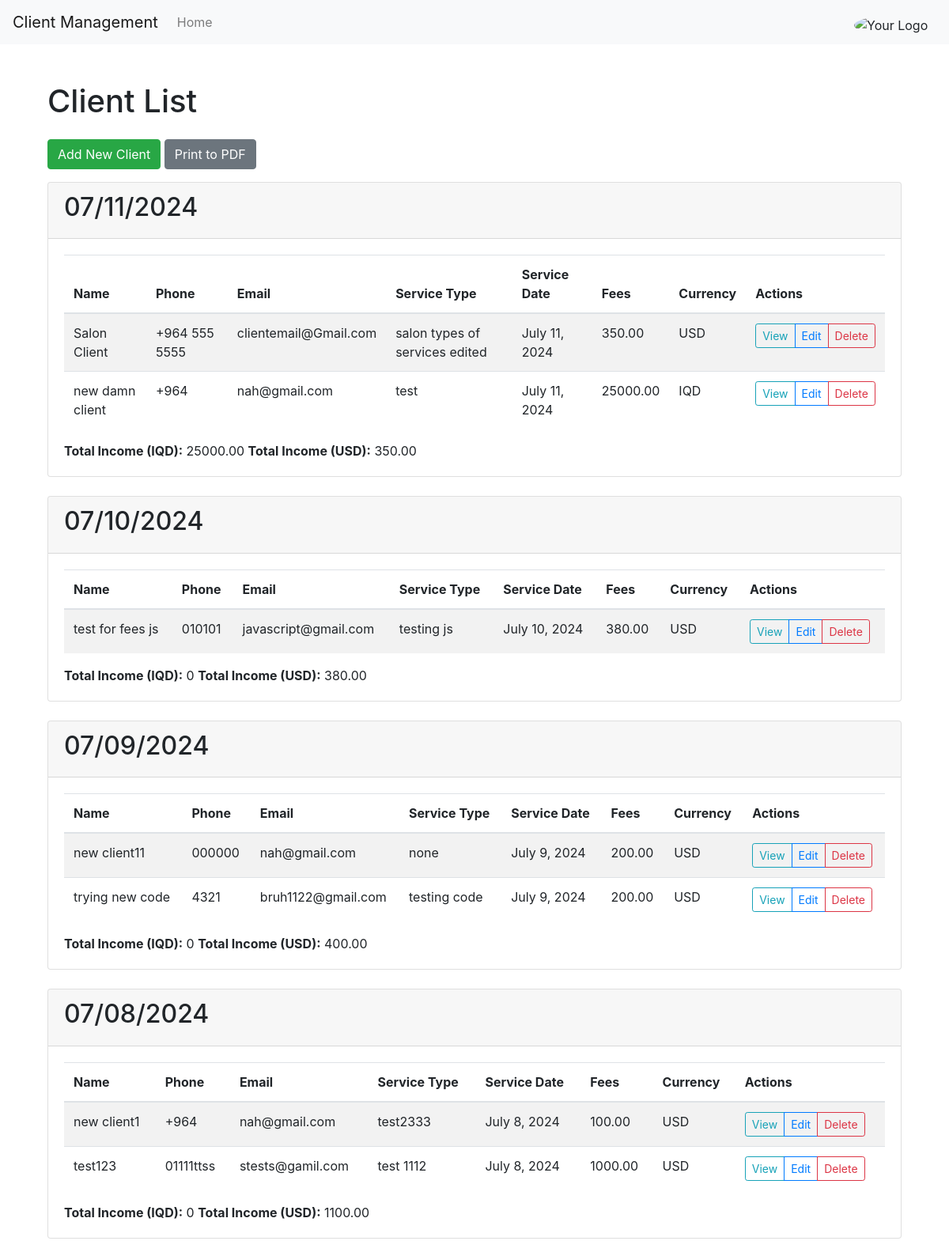
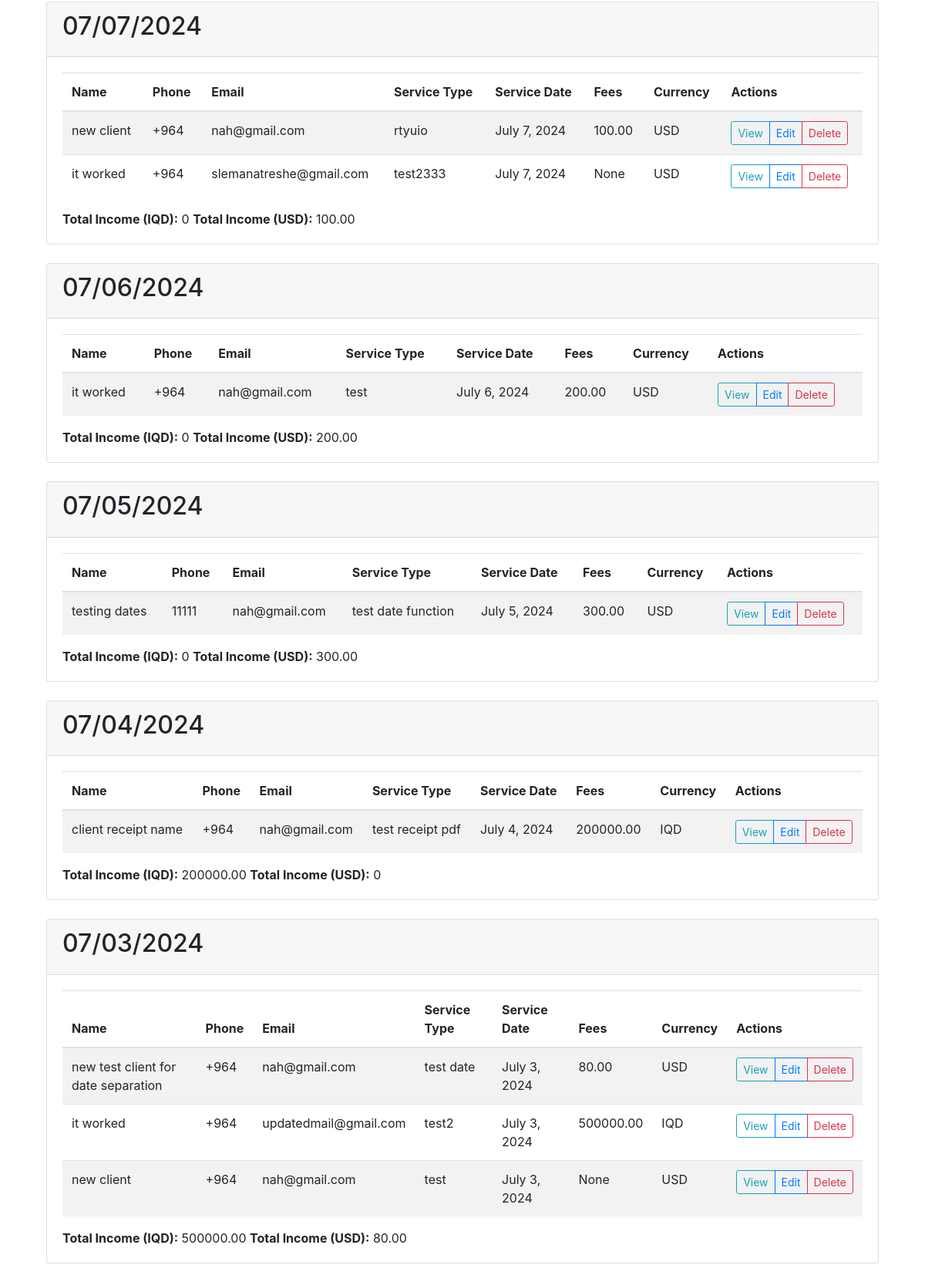
/clients/, run on the app's committed database (2 pictures, top to bottom).
### clients/models.py (models this page shows, shortened)
class Client(models.Model):
    name = models.CharField(max_length=100)
    phone = models.CharField(max_length=15)
    email = models.EmailField()
    service_type = models.CharField(max_length=100)
    service_date = models.DateField()
    additional_info = models.TextField(blank=True, null=True)
    fees = models.DecimalField(max_digits=10, decimal_places=2, blank=True, null=True)
    paid_fees = models.DecimalField(max_digits=10, decimal_places=2, blank=True, null=True)
    remaining_fees = models.DecimalField(max_digits=10, decimal_places=2, blank=True, null=True)
    currency = models.CharField(max_length=3, choices=[('USD', 'USD'), ('IQD', 'IQD')], default='USD')
    created_at = models.DateTimeField(auto_now_add=True)
    initial_name = models.CharField(max_length=100, blank=True, null=True)
    initial_phone = models.CharField(max_length=15, blank=True, null=True)
    initial_email = models.EmailField(blank=True, null=True)
    initial_service_type = models.CharField(max_length=100, blank=True, null=True)
    initial_service_date = models.DateField(blank=True, null=True)
    initial_additional_info = models.TextField(blank=True, null=True)
    initial_fees = models.DecimalField(max_digits=10, decimal_places=2, blank=True, null=True)

### clients/views.py (the view)
# urls.py: path('', client_list, name='client_list'),
def client_list(request):
    clients = Client.objects.all().order_by('-service_date')
    grouped_clients = defaultdict(list)
    total_income_per_day_iqd = defaultdict(Decimal)
    total_income_per_day_usd = defaultdict(Decimal)
    for client in clients:
        service_date_str = client.service_date.strftime('%m/%d/%Y')
        grouped_clients[service_date_str].append(client)
        if client.currency == 'IQD':
            total_income_per_day_iqd[service_date_str] += client.paid_fees if client.paid_fees else Decimal(0)
        elif client.currency == 'USD':
            total_income_per_day_usd[service_date_str] += client.paid_fees if client.paid_fees else Decimal(0)
    grouped_clients = dict(sorted(grouped_clients.items(), key=lambda x: datetime.strptime(x[0], '%m/%d/%Y'), reverse=True))
    context = {
        'grouped_clients': grouped_clients,
        'total_income_per_day_iqd': total_income_per_day_iqd,
        'total_income_per_day_usd': total_income_per_day_usd,
    }
    return render(request, 'clients/client_list.html', context)

### clients/templatetags/custom_filters.py (called while the page is built)
@register.filter(name='get_item')
def get_item(dictionary, key):
    return dictionary.get(key, 0)

### clients/templates/clients/client_list.html (shortened to what this page needs)
{% extends "clients/base.html" %}
{% load custom_filters %}
{% load static %}
{% block content %}
<img src="https://scontent.febl2-1.fna.fbcdn.net/v/t39.30808-6/243328536_228746125938252_1789530746837291869_n.jpg?_nc_cat=110&ccb=1-7&_nc_sid=6ee11a&_nc_ohc=Lra832WxYZwQ7kNvgGeaDTp&_nc_ht=scontent.febl2-1.fna&oh=00_AYDbWjn_XoB94vet-KlGP2frz9fklYNp0lHR_Cathqvv9w&oe=668AF366" alt="Your Logo" style="position: absolute; top: 20px; right: 20px; width: 100px; height: auto; border-radius: 50%;">
<div class="container mt-5">
    <h1 class="mb-4">Client List</h1>
    <div class="mb-3">
        <a href="{% url 'client_create' %}" class="btn btn-success">Add New Client</a>
        <a href="{% url 'generate_pdf' %}" class="btn btn-secondary">Print to PDF</a>
    </div>
    {% for date, clients in grouped_clients.items %}
        <div class="card mb-4">
            <div class="card-header">
                <h2>{{ date }}</h2>
            </div>
            <div class="card-body">
                <table class="table table-striped">
                    <thead>
                        <tr>
                            <th>Name</th>
                            <th>Phone</th>
                            <th>Email</th>
                            <th>Service Type</th>
                            <th>Service Date</th>
                            <th>Fees</th>
                            <th>Currency</th>
                            <th>Actions</th>
                        </tr>
                    </thead>
                    <tbody>
                        {% for client in clients %}
                            <tr>
                                <td>{{ client.name }}</td>
                                <td>{{ client.phone }}</td>
                                <td>{{ client.email }}</td>
                                <td>{{ client.service_type }}</td>
                                <td>{{ client.service_date }}</td>
                                <td>{{ client.paid_fees }}</td>
                                <td>{{ client.currency }}</td>
                                <td>
                                    <div class="btn-group" role="group">
                                        <a href="{% url 'client_detail' client.pk %}" class="btn btn-outline-info btn-sm">View</a>
                                        <a href="{% url 'client_update' client.pk %}" class="btn btn-outline-primary btn-sm">Edit</a>
                                        <a href="{% url 'client_delete' client.pk %}" class="btn btn-outline-danger btn-sm">Delete</a>
                                    </div>
                                </td>
                            </tr>
                        {% endfor %}
                    </tbody>
                </table>
                <tr>
                    <td colspan="5" class="text-right"><strong>Total Income (IQD):</strong></td>
                    <td colspan="3">{{ total_income_per_day_iqd|get_item:date }}</td>
                </tr>
                <tr>
                    <td colspan="5" class="text-right"><strong>Total Income (USD):</strong></td>
                    <td colspan="3">{{ total_income_per_day_usd|get_item:date }}</td>
                </tr>
            </div>
        </div>
    {% endfor %}
</div>
{% endblock %}

### clients/templates/clients/base.html (shortened to what this page needs)
<!DOCTYPE html>
<html>
<head>
    <link rel="stylesheet" href="https://stackpath.bootstrapcdn.com/bootstrap/4.5.2/css/bootstrap.min.css">
</head>
<body>
    <nav class="navbar navbar-expand-lg navbar-light bg-light">
        <a class="navbar-brand" href="#">Client Management</a>
        <div class="collapse navbar-collapse">
            <ul class="navbar-nav mr-auto">
                <li class="nav-item">
                    <a class="nav-link" href="{% url 'client_list' %}">Home</a>
                </li>
            </ul>
        </div>
    </nav>
    <div class="container">
        {% block content %}{% endblock %}
    </div>
</body>
</html>

### data on the page
Client: date "07/11/2024", name "Salon Client", phone "+964 555 5555", email "clientemail@Gmail.com", service_type "salon types of services edited", service_date "July 11, 2024", paid_fees "350.00", currency "USD", total_income_per_day_iqd "25000.00", total_income_per_day_usd "350.00"
Client: name "new damn client", phone "+964", email "nah@gmail.com", service_type "test", service_date "July 11, 2024", paid_fees "25000.00", currency "IQD"
Client: date "07/10/2024", name "test for fees js", phone "010101", email "javascript@gmail.com", service_type "testing js", service_date "July 10, 2024", paid_fees "380.00", currency "USD", total_income_per_day_iqd "0"
Client: date "07/09/2024", name "new client11", phone "000000", email "nah@gmail.com", service_type "none", service_date "July 9, 2024", paid_fees "200.00", currency "USD", remaining_fees "0", total_income_per_day_usd "400.00"
Client: name "trying new code", phone "4321", email "bruh1122@gmail.com", service_type "testing code", service_date "July 9, 2024", paid_fees "200.00", currency "USD"
Client: date "07/08/2024", name "new client1", phone "+964", email "nah@gmail.com", service_type "test2333", service_date "July 8, 2024", paid_fees "100.00", currency "USD", total_income_per_day_iqd "0", total_income_per_day_usd "1100.00"
Client: name "test123", phone "01111ttss", email "stests@gamil.com", service_type "test 1112", service_date "July 8, 2024", paid_fees "1000.00", currency "USD"
Client: date "07/07/2024", name "new client", phone "+964", email "nah@gmail.com", service_type "rtyuio", service_date "July 7, 2024", paid_fees "100.00", currency "USD", total_income_per_day_iqd "0"
Client: name "it worked", phone "+964", email "slemanatreshe@gmail.com", service_type "test2333", service_date "July 7, 2024", paid_fees "None", currency "USD"
Client: date "07/06/2024", name "it worked", phone "+964", email "nah@gmail.com", service_type "test", service_date "July 6, 2024", paid_fees "200.00", currency "USD", total_income_per_day_iqd "0"
Client: date "07/05/2024", name "testing dates", phone "11111", email "nah@gmail.com", service_type "test date function", service_date "July 5, 2024", paid_fees "300.00", currency "USD", total_income_per_day_iqd "0"
Client: date "07/04/2024", name "client receipt name", phone "+964", email "nah@gmail.com", service_type "test receipt pdf", service_date "July 4, 2024", paid_fees "200000.00", currency "IQD", total_income_per_day_usd "0"
Client: date "07/03/2024", name "new test client for date separation", phone "+964", email "nah@gmail.com", service_type "test date", service_date "July 3, 2024", paid_fees "80.00", currency "USD", total_income_per_day_iqd "500000.00"
Client: name "it worked", phone "+964", email "updatedmail@gmail.com", service_type "test2", service_date "July 3, 2024", paid_fees "500000.00", currency "IQD"
Client: name "new client", phone "+964", email "nah@gmail.com", service_type "test", service_date "July 3, 2024", paid_fees "None", currency "USD"
